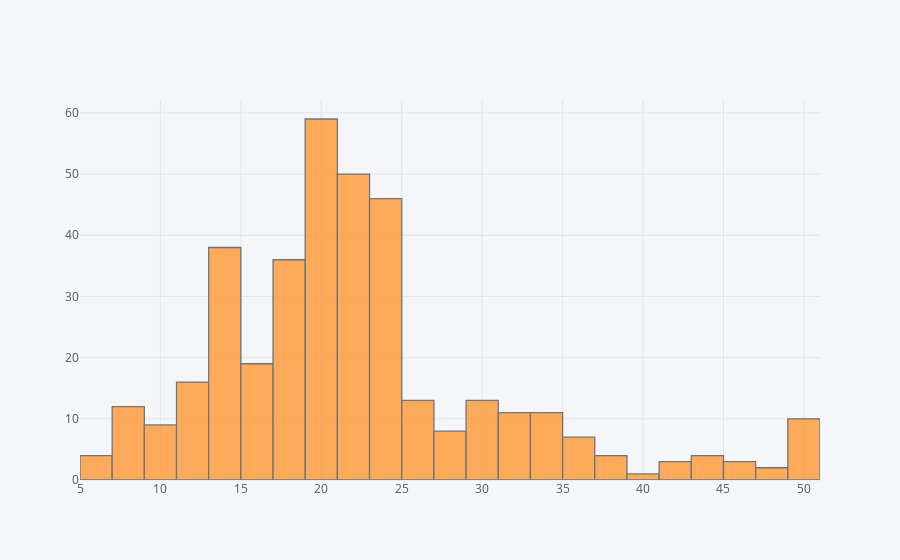

This figure's notebook cell:
### Markdown cell above
RM 변수는 3.5 ~ 8.7 사이에 있다는 것을 알 수 있다.

### Code cell
train_data.MEDV.iplot(kind='hist')

### Figure 1 — Plotly figure (JSON) as saved in the notebook; plotly's stock layout.template omitted (floating-point values rounded to 4 significant figures; data arrays with more than 128 entries replaced by an {"elided": "..."} marker saying what was removed)
{"data": [{"histfunc": "count", "histnorm": "", "marker": {"color": "rgba(255, 153, 51, 1.0)", "line": {"color": "#4D5663", "width": 1.3}}, "name": "MEDV", "opacity": 0.8, "orientation": "v", "type": "histogram", "uid": "f07c2a73-2498-4fb4-97e5-225fc7135302", "x": {"elided": "379 float values"}}], "layout": {"barmode": "overlay", "legend": {"bgcolor": "#F5F6F9", "font": {"color": "#4D5663"}}, "paper_bgcolor": "#F5F6F9", "plot_bgcolor": "#F5F6F9", "title": {"font": {"color": "#4D5663"}}, "xaxis": {"gridcolor": "#E1E5ED", "showgrid": true, "tickfont": {"color": "#4D5663"}, "title": {"font": {"color": "#4D5663"}, "text": ""}, "zerolinecolor": "#E1E5ED"}, "yaxis": {"gridcolor": "#E1E5ED", "showgrid": true, "tickfont": {"color": "#4D5663"}, "title": {"font": {"color": "#4D5663"}, "text": ""}, "zerolinecolor": "#E1E5ED"}}}
